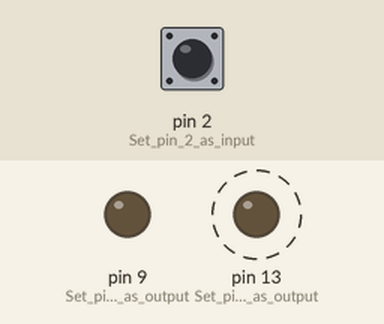
Bench run of a sketch on a simulated Arduino Uno, built with avr-gcc and run on an emulated ATmega328P. On the bench: output pins drawn as LEDs (lit = HIGH). Dashed ring = blinking. The test bench sets the inputs (shaded band); at power-on: pin 2 (Set_pin_2_as_input) LOW.

Above: at 5.8 s.
5.9 s: pin 2 (Set_pin_2_as_input) pulled HIGH for 2.45 s
At 7.4 s:
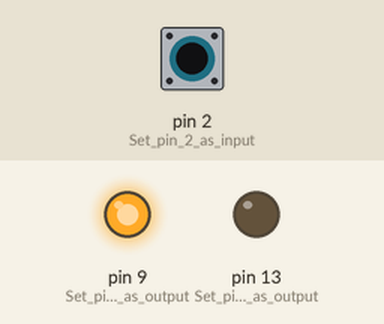
At 9.3 s:
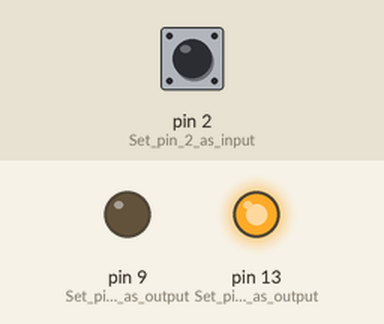
Timing chart, 0 to 15.8 s (numbered marks = the images above; inputs shaded):
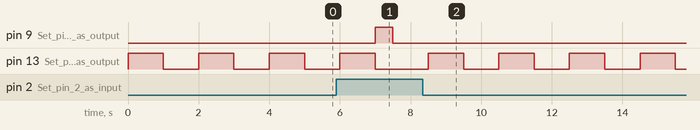

Measured:
- after the input at 5.9 s, pin 9 (Set_pin_9_as_output): LOW → HIGH after 1.1 s, → LOW 0.50 s later

The sketch:

lab6_reaction_game.ino
```cpp
// Lab 6: Reaction Game with Button and Buzzer

void setup() {
  pinMode(2, INPUT);      // Set pin 2 as input (button)
  pinMode(13, OUTPUT);    // Set pin 13 as output (LED)
  pinMode(9, OUTPUT);     // Set pin 9 as output (buzzer)
}

void loop() {
  digitalWrite(13, HIGH);  // Turn LED on
  delay(1000);             // Wait for 1 second
  digitalWrite(13, LOW);   // Turn LED off

  int buttonState = digitalRead(2);  // Read button input

  if (buttonState == HIGH) {
    digitalWrite(9, HIGH);  // Turn buzzer on if button is pressed
    delay(500);
    digitalWrite(9, LOW);   // Turn buzzer off
  }

  delay(1000);  // Cooldown before next round
}
```
